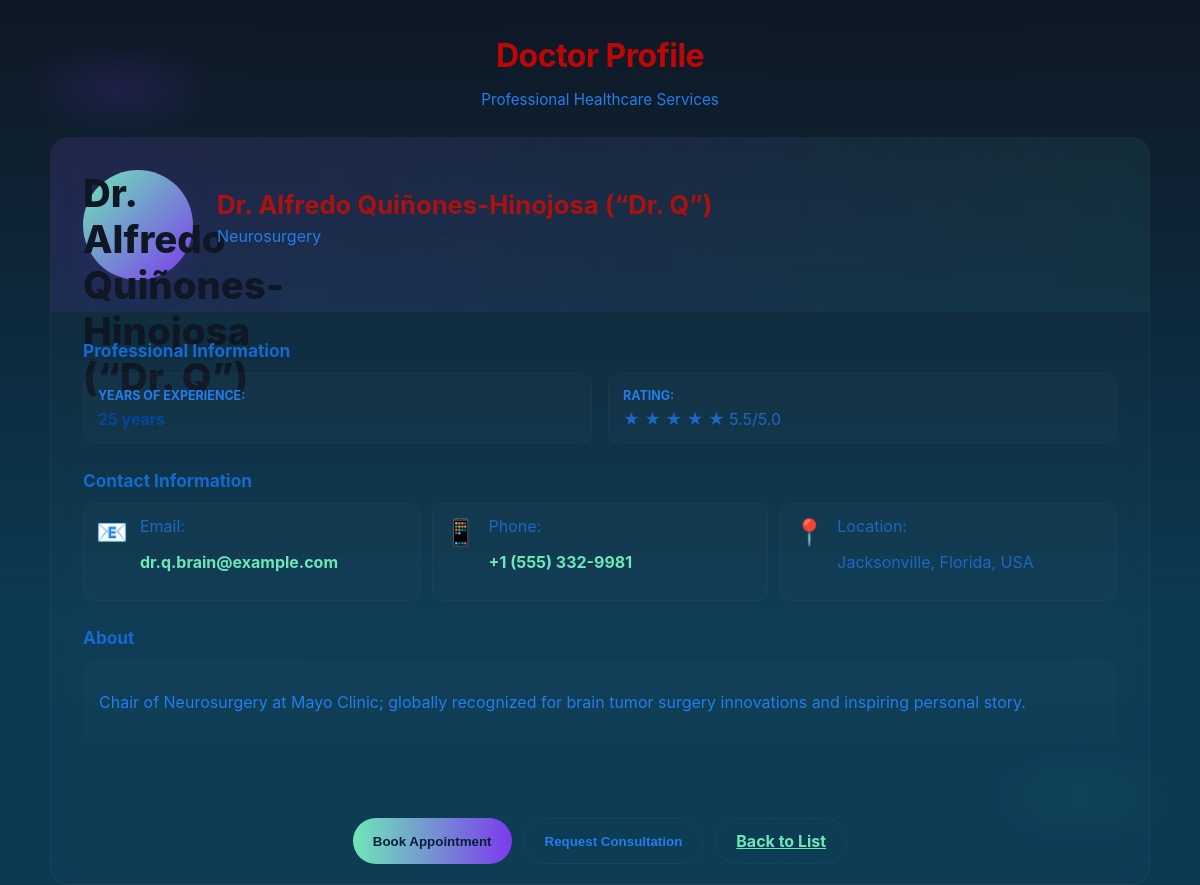
The page /doctor/2/ on the database its author committed.
### doctor_app/models.py (models this page shows, shortened)
class Doctor(models.Model):
    name = models.CharField(max_length=100)
    specialization = models.CharField(max_length=100)
    experience = models.IntegerField()
    phone = models.CharField(max_length=20)
    email = models.EmailField()
    location = models.CharField(max_length=200)
    bio = models.TextField()
    rating = models.FloatField(default=4.5)
    created_at = models.DateTimeField(auto_now_add=True)

### doctor_app/views.py (the view)
# urls.py: path('doctor/<int:pk>/', views.doctor_detail, name='doctor_detail'),
def doctor_detail(request, pk):
    doctor = Doctor.objects.get(pk=pk)
    return render(request, 'doctor/doctor_detail.html', {'doctor': doctor})

### templates/doctor/doctor_detail.html (shortened to what this page needs)
{% load static %}
<!DOCTYPE html>
<html lang="en">
<head>
    <link rel="stylesheet" href="{% static 'css/style.css' %}">
</head>
<body>
    <div class="container">
        <header class="header">
            <h1>Doctor Profile</h1>
            <p class="subtitle">Professional Healthcare Services</p>
        </header>
        <div class="profile-card">
            <div class="profile-header">
                <div class="profile-avatar">{{ doctor.name }}</div>
                <div class="profile-info-header">
                    <h2 class="doctor-name">{{ doctor.name }}</h2>
                    <p class="specialization">{{ doctor.specialization }}</p>
                </div>
            </div>
            <div class="profile-body">
                <div class="info-section">
                    <h3>Professional Information</h3>
                    <div class="info-grid">
                        <div class="info-item">
                            <label>Years of Experience:</label>
                            <p>{{ doctor.experience }} years</p>
                        </div>
                        <div class="info-item">
                            <label>Rating:</label>
                            <div class="rating">
                                <span class="stars">★ ★ ★ ★ ★</span>
                                <span class="rating-value">{{ doctor.rating }}/5.0</span>
                            </div>
                        </div>
                    </div>
                </div>
                <div class="info-section">
                    <h3>Contact Information</h3>
                    <div class="contact-info">
                        <div class="contact-item">
                            <span class="icon">📧</span>
                            <div>
                                <label>Email:</label>
                                <p><a href="mailto:{{ doctor.email }}">{{ doctor.email }}</a></p>
                            </div>
                        </div>
                        <div class="contact-item">
                            <span class="icon">📱</span>
                            <div>
                                <label>Phone:</label>
                                <p><a href="tel:{{ doctor.phone }}">{{ doctor.phone }}</a></p>
                            </div>
                        </div>
                        <div class="contact-item">
                            <span class="icon">📍</span>
                            <div>
                                <label>Location:</label>
                                <p>{{ doctor.location }}</p>
                            </div>
                        </div>
                    </div>
                </div>
                <div class="info-section">
                    <h3>About</h3>
                    <div class="bio">
                        <p>{{ doctor.bio }}</p>
                    </div>
                </div>
            </div>
            <div class="profile-footer">
                <button class="btn btn-primary">Book Appointment</button>
                <button class="btn btn-secondary">Request Consultation</button>
                <a href="{% url 'doctor_list' %}" class="btn btn-outline">Back to List</a>
            </div>
        </div>
    </div>
</body>
</html>

### static/css/style.css (style rules this page uses)
:root { --bg-1: #0f1724; --bg-2: #0b3a53; --card: rgba(255,255,255,0.07); --glass: rgba(255,255,255,0.06); --accent: #6ee7b7; --accent-2: #7c3aed; --muted: #247deb; --radius: 14px; }
* { box-sizing:border-box }
html,body { height:100% }
body { margin:0; font-family: Inter, 'Segoe UI', Roboto, system-ui, -apple-system, 'Helvetica Neue', Arial; background: radial-gradient(1200px 600px at 10% 10%, rgba(124,58,237,0.14), transparent 8%), radial-gradient(1000px 500px at 90% 90%, rgba(46,197,160,0.06), transparent 10%), linear-gradient(180deg,var(--bg-1), var(--bg-2) 70%); color: #1d68c3; -webkit-font-smoothing:antialiased; -moz-osx-font-smoothing:grayscale; padding:36px 20px; }
.container { max-width:1100px;margin:0 auto }
.header { text-align:center; margin-bottom:28px; }
.header h1 { font-size:2rem; margin:0 0 6px 0; letter-spacing:-0.5px; color: #bd0707; }
.header .subtitle { color:var(--muted); font-size:0.95rem; }
.profile-card { border-radius:18px;background:linear-gradient(180deg, rgba(255,255,255,0.02), rgba(255,255,255,0.01));padding:0;overflow:hidden;border:1px solid rgba(255,255,255,0.04);backdrop-filter: blur(10px) }
.profile-header { display:flex;gap:24px;align-items:center;padding:32px;background:linear-gradient(90deg, rgba(124,58,237,0.12), rgba(46,197,160,0.06)); }
.profile-avatar { width:110px;height:110px;border-radius:50%;display:grid;place-items:center;font-size:2.4rem;font-weight:800;color:var(--bg-1); background:linear-gradient(135deg,var(--accent),var(--accent-2));box-shadow:0 10px 30px rgba(124,58,237,0.12) }
.profile-info-header h2 { margin:0;font-size:1.6rem;color:#ab1111 }
.profile-info-header .specialization { color:var(--muted);margin-top:6px }
.profile-body { padding:28px 32px }
.info-section { margin-bottom:26px }
.info-section h3 { margin:0 0 12px 0;color:#1669ce;font-size:1.08rem }
.info-grid { display:grid;grid-template-columns:repeat(auto-fit,minmax(200px,1fr));gap:16px }
.info-item { background:rgba(255,255,255,0.02);padding:14px;border-radius:12px;border:1px solid rgba(255,255,255,0.02) }
.info-item label { display:block;color:var(--muted);font-weight:700;font-size:0.78rem;text-transform:uppercase;margin-bottom:6px }
.info-item p { margin:0;color:#0249a6;font-weight:600 }
.bio { background:linear-gradient(180deg, rgba(255,255,255,0.015), rgba(255,255,255,0.01));padding:16px;border-radius:12px;color:var(--muted) }
.contact-info { display:grid;grid-template-columns:repeat(auto-fit,minmax(220px,1fr));gap:12px }
.contact-item { display:flex;gap:12px;align-items:flex-start;padding:12px;border-radius:10px;background:rgba(255,255,255,0.015);border:1px solid rgba(255,255,255,0.02) }
.contact-item .icon { font-size:1.6rem }
.contact-item a { color:var(--accent);text-decoration:none;font-weight:700 }
.profile-footer { display:flex;gap:12px;padding:20px 28px;background:transparent;justify-content:center }
.btn { padding:12px 20px;border-radius:999px;border:none;cursor:pointer;font-weight:700 }
.btn-primary { background:linear-gradient(90deg,var(--accent),var(--accent-2));color:#07203a }
.btn-secondary { background:transparent;color:var(--muted);border:1px solid rgba(255,255,255,0.04) }
.btn-outline { background:transparent;color:var(--accent);border:1px dashed rgba(255,255,255,0.06) }

### rows shown on the page
Doctor: name "Dr. Alfredo Quiñones-Hinojosa (“Dr. Q”)", specialization "Neurosurgery", rating "5.5", email "dr.q.brain@example.com", phone "+1 (555) 332-9981", location "Jacksonville, Florida, USA", bio "Chair of Neurosurgery at Mayo Clinic; globally recognized for brain tumor surgery innovations and inspiring personal story."
